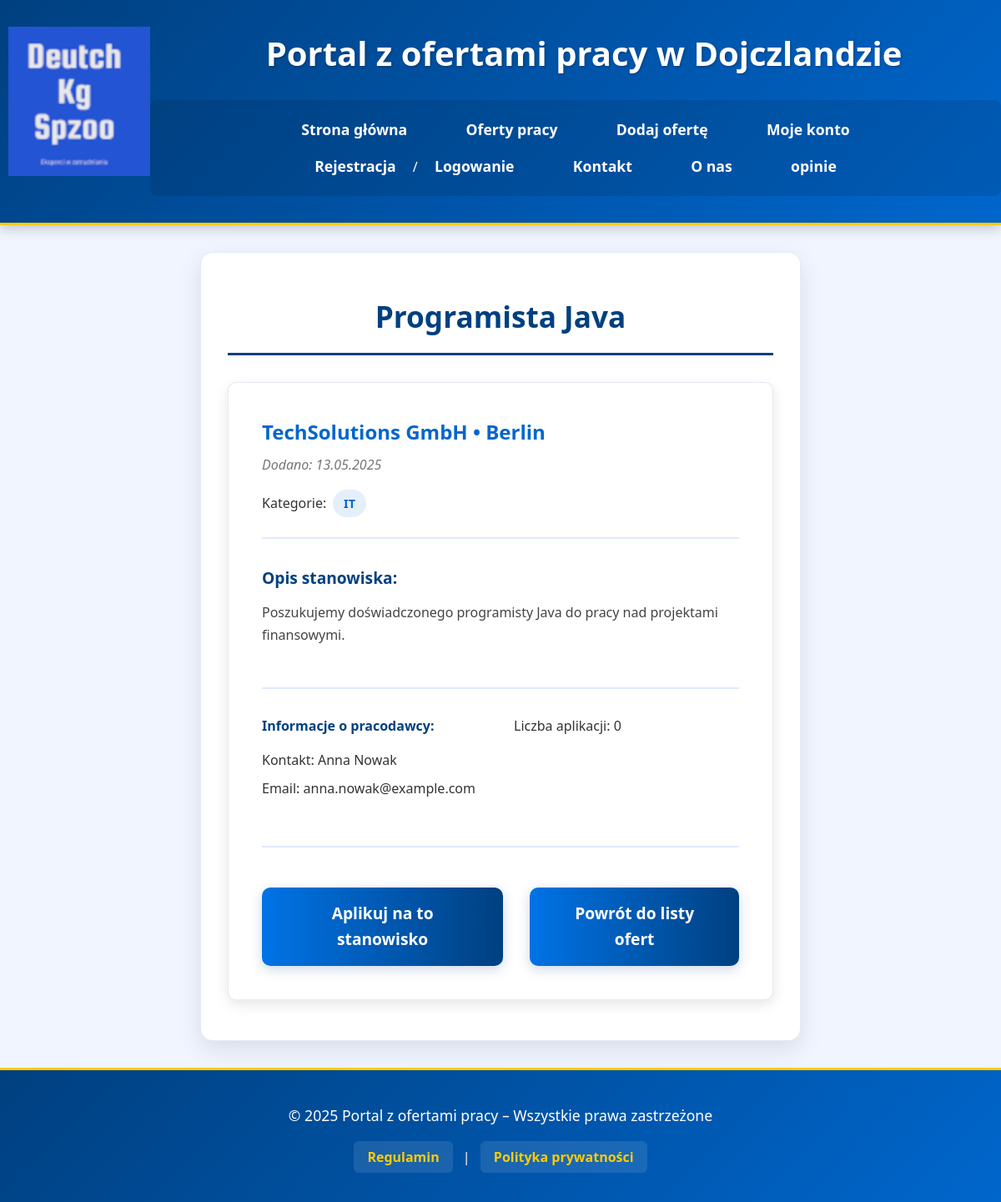
The page /oferta_szczegoly.php?id=6 on the database its author committed.
### tables this page shows
CREATE TABLE `oferty` (
  `id` int(11) NOT NULL,
  `tytul` varchar(255) NOT NULL,
  `opis` text NOT NULL,
  `firma` varchar(255) NOT NULL,
  `lokalizacja` varchar(255) DEFAULT NULL,
  `wynagrodzenie_min` decimal(10,2) DEFAULT NULL,
  `wynagrodzenie_max` decimal(10,2) DEFAULT NULL,
  `typ_pracy` enum('pełny etat','część etatu','tymczasowa','staż','praktyka','freelance') DEFAULT 'pełny etat',
  `zdalna` tinyint(1) DEFAULT 0,
  `termin_aplikacji` date DEFAULT NULL,
  `kategoria` varchar(100) DEFAULT NULL,
  `data_dodania` datetime DEFAULT current_timestamp(),
  `id_pracodawcy` int(11) NOT NULL
);

CREATE TABLE `uzytkownicy` (
  `id` int(11) NOT NULL,
  `imie` varchar(100) DEFAULT NULL,
  `nazwisko` varchar(100) DEFAULT NULL,
  `email` varchar(255) NOT NULL,
  `telefon` varchar(20) DEFAULT NULL,
  `zdjecie_profilowe` varchar(255) DEFAULT NULL,
  `haslo` varchar(255) NOT NULL,
  `opis` text DEFAULT NULL,
  `rola` enum('uzytkownik','pracodawca','admin') DEFAULT 'uzytkownik',
  `aktywny` tinyint(1) DEFAULT 1,
  `data_rejestracji` datetime DEFAULT current_timestamp(),
  `ostatnie_logowanie` datetime DEFAULT NULL,
  `pensja` decimal(10,2) DEFAULT NULL
);

### oferta_szczegoly.php (the view, shortened to what this page needs)
<?php
require_once 'config.php';
$id_oferty = intval($_GET['id']);
$oferta = null;
try {
    $stmt = $conn->prepare("SELECT o.*, u.imie, u.nazwisko, u.email as email_pracodawcy
                          FROM oferty o
                          JOIN uzytkownicy u ON o.id_pracodawcy = u.id
                          WHERE o.id = ?");
    $stmt->bind_param("i", $id_oferty);
    $stmt->execute();
    $result = $stmt->get_result();
    $oferta = $result->fetch_assoc();
} catch (Exception $e) {
    die("Wystąpił błąd: " . $e->getMessage());
}
$kategorie = [];
try {
    $stmt = $conn->prepare("SELECT k.nazwa
                           FROM oferty_kategorie ok
                           JOIN kategorie k ON ok.id_kategorii = k.id
                           WHERE ok.id_oferty = ?");
    $stmt->bind_param("i", $id_oferty);
    $stmt->execute();
    $result = $stmt->get_result();
    while ($row = $result->fetch_assoc()) {
        $kategorie[] = $row['nazwa'];
    }
} catch (Exception $e) {
    die("Wystąpił błąd: " . $e->getMessage());
}
$liczba_aplikacji = 0;
try {
    $stmt = $conn->prepare("SELECT COUNT(*) as liczba FROM aplikacje WHERE id_oferty = ?");
    $stmt->bind_param("i", $id_oferty);
    $stmt->execute();
    $result = $stmt->get_result();
    $row = $result->fetch_assoc();
    $liczba_aplikacji = $row['liczba'];
} catch (Exception $e) {
    die("Wystąpił błąd: " . $e->getMessage());
}
?>
<!DOCTYPE html>
<html lang="pl">
<head>
    <link rel="stylesheet" href="styleindex.css">
</head>
<body>
<header>
    <img src="logo.png" alt="Logo" style=" float:left;margin-left:10px;">
    <h1>Portal z ofertami pracy w Dojczlandzie</h1>
    <nav>
        <ul>
            <li><a href="index.php">Strona główna</a></li>
            <li><a href="lista_ofert.php">Oferty pracy</a></li>
            <li><a href="dodaj_oferte.php">Dodaj ofertę</a></li>
            <li><a href="konto.php">Moje konto</a></li>
            <li><a href="rejestracja.php">Rejestracja</a> / <a href="logowanie.php">Logowanie</a></li>
            <li><a href="kontakt.php">Kontakt</a></li>
            <li><a href="o_nas.php">O nas</a></li>
            <li><a href="opinie.php">opinie</a></li>
        </ul>
    </nav>
</header>
<main>
    <section id="szczegoly-oferty">
        <h2><?= htmlspecialchars($oferta['tytul']) ?></h2>
        <div class="oferta-szczegoly">
            <div class="oferta-naglowek">
                <h3><?= htmlspecialchars($oferta['firma']) ?> • <?= htmlspecialchars($oferta['lokalizacja']) ?></h3>
                <p class="data-dodania">Dodano: <?= date('d.m.Y', strtotime($oferta['data_dodania'])) ?></p>
                <?php if (!empty($kategorie)): ?>
                    <div class="kategorie">
                        <span>Kategorie: </span>
                        <?php foreach ($kategorie as $kategoria): ?>
                            <span class="kategoria"><?= htmlspecialchars($kategoria) ?></span>
                        <?php endforeach; ?>
                    </div>
                <?php endif; ?>
            </div>
            <div class="oferta-tresc">
                <h4>Opis stanowiska:</h4>
                <p><?= nl2br(htmlspecialchars($oferta['opis'])) ?></p>
            </div>
            <div class="oferta-dodatkowe">
                <div class="pracodawca-info">
                    <h4>Informacje o pracodawcy:</h4>
                    <p>Kontakt: <?= htmlspecialchars($oferta['imie'] . ' ' . $oferta['nazwisko']) ?></p>
                    <p>Email: <?= htmlspecialchars($oferta['email_pracodawcy']) ?></p>
                </div>
                <div class="statystyki">
                    <p>Liczba aplikacji: <?= $liczba_aplikacji ?></p>
                </div>
            </div>
            <div class="oferta-akcje">
                <a href="aplikuj.php?id=<?= $id_oferty ?>" class="button">Aplikuj na to stanowisko</a>
                <a href="lista_ofert.php" class="button">Powrót do listy ofert</a>
            </div>
        </div>
    </section>
</main>
<footer>
    <p>&copy; 2025 Portal z ofertami pracy – Wszystkie prawa zastrzeżone</p>
    <a href="regulamin.php">Regulamin</a> | <a href="polityka_prywatnosci.php">Polityka prywatności</a>
</footer>
</body>
</html>

### styleindex.css (style rules this page uses)
* { margin: 0; padding: 0; box-sizing: border-box; }
body { font-family: 'Segoe UI', Roboto, Oxygen, Ubuntu, Cantarell, 'Open Sans', 'Helvetica Neue', sans-serif; background-color: #f0f5ff; color: #333; line-height: 1.6; min-height: 100vh; display: grid; grid-template-columns: 1fr 3fr 1fr; grid-template-areas: "header header header" "left main right" "footer footer footer"; }
header { grid-area: header; background: linear-gradient(135deg, #004080 0%, #0066cc 100%); color: #fff; padding: 2rem 0; text-align: center; box-shadow: 0 4px 15px rgba(0, 0, 0, 0.2); border-bottom: 3px solid #ffcc00; }
header h1 { margin-bottom: 1.5rem; font-size: 2.5rem; font-weight: 700; text-shadow: 1px 1px 3px rgba(0, 0, 0, 0.3); }
nav ul { list-style: none; padding: 0; margin: 1.5rem 0 0; display: flex; justify-content: center; flex-wrap: wrap; background-color: rgba(0, 0, 0, 0.1); padding: 0.8rem; border-radius: 8px; max-width: 90%; margin: 0 auto; }
nav ul li { margin: 0.5rem 1.2rem; }
nav ul li a { color: #fff; text-decoration: none; font-weight: 600; padding: 0.5rem 1rem; position: relative; transition: all 0.3s ease; font-size: 1.1rem; }
main { grid-area: main; padding: 3rem 2rem; margin: 2rem 0; background-color: #fff; border-radius: 15px; box-shadow: 0 10px 30px rgba(0, 0, 0, 0.1); border: 1px solid rgba(0, 64, 128, 0.1); }
main h2 { color: #004080; font-size: 2.2rem; margin-bottom: 2rem; padding-bottom: 1rem; border-bottom: 3px solid #004080; font-weight: 700; text-align: center; }
button[type="submit"], .button { padding: 1rem 2rem; background: linear-gradient(to right, #0073e6, #004080); color: white; border: none; border-radius: 10px; cursor: pointer; font-size: 1.2rem; font-weight: 600; transition: all 0.3s ease; box-shadow: 0 4px 15px rgba(0, 64, 128, 0.2); margin-top: 1rem; align-self: center; width: 100%; max-width: 300px; text-align: center; text-decoration: none; display: inline-block; }
footer { grid-area: footer; text-align: center; padding: 2.5rem; background: linear-gradient(135deg, #004080 0%, #0066cc 100%); color: #fff; margin-top: auto; border-top: 3px solid #ffcc00; }
footer p { margin-bottom: 1.5rem; font-size: 1.1rem; }
footer a { color: #ffcc00; text-decoration: none; font-weight: 600; transition: all 0.3s ease; padding: 0.5rem 1rem; border-radius: 6px; background-color: rgba(255, 255, 255, 0.1); margin: 0 0.5rem; }
.oferta-szczegoly { background-color: #fff; border-radius: 10px; padding: 2.5rem; box-shadow: 0 5px 15px rgba(0, 0, 0, 0.1); border: 1px solid rgba(0, 64, 128, 0.1); }
.oferta-naglowek { border-bottom: 2px solid #e0e9ff; padding-bottom: 1.5rem; margin-bottom: 2rem; }
.oferta-naglowek h3 { color: #0066cc; font-size: 1.5rem; margin-bottom: 0.5rem; }
.data-dodania { color: #777; font-style: italic; margin-bottom: 1rem; }
.kategorie { display: flex; flex-wrap: wrap; gap: 0.5rem; align-items: center; }
.kategoria { background-color: rgba(0, 102, 204, 0.1); color: #0066cc; padding: 0.3rem 0.8rem; border-radius: 20px; font-size: 0.9rem; font-weight: 600; }
.oferta-tresc h4 { color: #004080; margin: 1.5rem 0 0.8rem; font-size: 1.2rem; }
.oferta-tresc p { line-height: 1.7; color: #444; }
.oferta-dodatkowe { display: grid; grid-template-columns: 1fr 1fr; gap: 2rem; margin-top: 3rem; padding-top: 2rem; border-top: 2px solid #e0e9ff; }
.pracodawca-info h4, .statystyki h4 { color: #004080; margin-bottom: 1rem; }
.pracodawca-info p, .statystyki p { margin-bottom: 0.5rem; }
.oferta-akcje { display: flex; justify-content: center; gap: 2rem; margin-top: 3rem; padding-top: 2rem; border-top: 2px solid #e0e9ff; }
.oferta-akcje .button { width: auto; padding: 1rem 2rem; }
header h1 { display: inline-block; margin-left: 20px; vertical-align: middle; }
.button { padding: 1rem 2rem; background: linear-gradient(to right, #0073e6, #004080); color: white; border: none; border-radius: 10px; cursor: pointer; font-size: 1.2rem; font-weight: 600; transition: all 0.3s ease; box-shadow: 0 4px 15px rgba(0, 64, 128, 0.2); margin-top: 1rem; text-align: center; display: inline-block; }

### rows shown on the page
oferty: tytul "Programista Java", firma "TechSolutions GmbH", lokalizacja "Berlin", data_dodania "13.05.2025", opis "Poszukujemy doświadczonego programisty Java do pracy nad projektami finansowymi.", id_pracodawcy.nazwisko "Anna Nowak", id_pracodawcy.email "anna.nowak@example.com"

### other values the page prints
$kategoria "IT"
$liczba_aplikacji "0"
